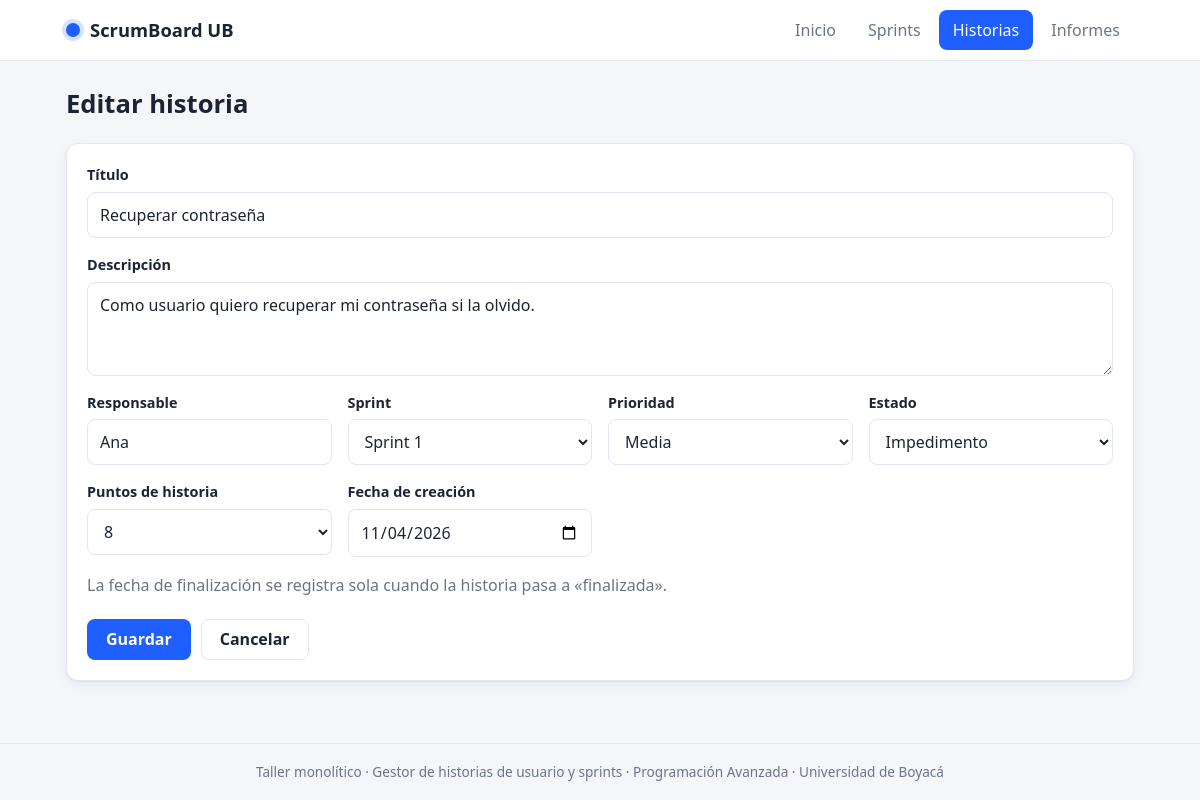
The page /index.php?c=historia&a=editar&id=3 on the database its author committed.
### tables this page shows
CREATE TABLE historias (
    id                 INT AUTO_INCREMENT PRIMARY KEY,
    titulo             VARCHAR(150) NOT NULL,
    descripcion        TEXT NOT NULL,
    responsable        VARCHAR(100) NOT NULL,
    prioridad          ENUM('alta','media','baja') NOT NULL DEFAULT 'media',
    estado             ENUM('nueva','activa','finalizada','impedimento') NOT NULL DEFAULT 'nueva',
    puntos             INT NOT NULL,
    fecha_creacion     DATE NOT NULL,
    fecha_finalizacion DATE NULL,
    sprint_id          INT NOT NULL,
    CONSTRAINT fk_historias_sprint FOREIGN KEY (sprint_id)
        REFERENCES sprints(id) ON DELETE CASCADE
);

CREATE TABLE sprints (
    id           INT AUTO_INCREMENT PRIMARY KEY,
    nombre       VARCHAR(100) NOT NULL,
    objetivo     VARCHAR(255) NOT NULL DEFAULT '',
    fecha_inicio DATE NOT NULL,
    fecha_fin    DATE NOT NULL
);

### core/Controller.php (called while the page is built, shortened)
<?php
abstract class Controller
{
    protected function render(string $vista, array $datos = []): void
    {
        extract($datos);
        $archivo = __DIR__ . '/../app/views/' . $vista . '.php';
        require __DIR__ . '/../app/views/layout/header.php';
        require $archivo;
        require __DIR__ . '/../app/views/layout/footer.php';
    }
}

### app/controllers/HistoriaController.php (called while the page is built, shortened)
<?php
class HistoriaController extends Controller
{
    private Historia $modelo;
    public function __construct()
    {
        $this->modelo = new Historia();
    }
    public function editar(): void
    {
        $h = $this->modelo->buscar((int)($_GET['id'] ?? 0));
        $this->formulario($h, [], 'actualizar', 'Editar historia');
    }
    private function formulario(array $historia, array $errores, string $accion, string $titulo): void
    {
        $this->render('historias/form', [
            'titulo'   => $titulo,
            'historia' => $historia,
            'errores'  => $errores,
            'accion'   => $accion,
            'sprints'  => (new Sprint())->todos(),
        ]);
    }
}

### index.php (called while the page is built, shortened)
<?php
spl_autoload_register(function (string $clase) {
    foreach (['core', 'app/models', 'app/controllers'] as $carpeta) {
        $archivo = __DIR__ . "/{$carpeta}/{$clase}.php";
        if (is_file($archivo)) {
            return;
        }
    }
});
function e($valor): string
{
    return htmlspecialchars((string)$valor, ENT_QUOTES, 'UTF-8');
}
$accion      = $_GET['a'] ?? 'index';
$obj   = new $clase();
try {
    $obj->$accion();
} catch (PDOException $ex) {
    http_response_code(500);
    echo '<h3>Error de base de datos</h3><p>Verifica que importaste database.sql y la configuración en config/config.php.</p>';
}

### core/Model.php (called while the page is built, shortened)
<?php
abstract class Model
{
    public function __construct()
    {
        $this->db = Database::get();
    }
}

### config/config.php (called while the page is built)
<?php
return [
    'db' => [
        'host'    => 'localhost',
        'name'    => 'gestor_historias',
        'user'    => 'root',
        'pass'    => '',
        'charset' => 'utf8mb4',
    ],
    'app' => [
        'nombre' => 'ScrumBoard UB',
    ],
];

### core/Database.php (called while the page is built)
<?php
class Database
{
    private static ?PDO $conexion = null;
    public static function get(): PDO
    {
        if (self::$conexion === null) {
            $cfg = require __DIR__ . '/../config/config.php';
            $db  = $cfg['db'];
            $dsn = "mysql:host={$db['host']};dbname={$db['name']};charset={$db['charset']}";
            self::$conexion = new PDO($dsn, $db['user'], $db['pass'], [
                PDO::ATTR_ERRMODE            => PDO::ERRMODE_EXCEPTION,
                PDO::ATTR_DEFAULT_FETCH_MODE => PDO::FETCH_ASSOC,
                PDO::ATTR_EMULATE_PREPARES   => false,
            ]);
        }
        return self::$conexion;
    }
}

### app/models/Historia.php (called while the page is built, shortened)
<?php
class Historia extends Model
{
    public function buscar(int $id): ?array
    {
        $st = $this->db->prepare(self::SELECT_BASE . ' WHERE h.id = ?');
        $st->execute([$id]);
        return $st->fetch() ?: null;
    }
}

### app/models/Sprint.php (called while the page is built, shortened)
<?php
class Sprint extends Model
{
    public function todos(): array
    {
        return $this->db->query('SELECT * FROM sprints ORDER BY fecha_inicio DESC')->fetchAll();
    }
}

### app/views/historias/form.php (the view, shortened to what this page needs)
<div class="page-head"><h1><?= e($titulo) ?></h1></div>
<form class="card form" method="post" action="index.php?c=historia&a=<?= e($accion) ?>" novalidate>
    <div class="grid">
        <div class="field field--wide">
            <label for="titulo">Título</label>
            <input class="input <?= isset($errores['titulo']) ? 'is-invalid' : '' ?>" id="titulo" name="titulo"
                   maxlength="150" value="<?= e($historia['titulo']) ?>" required>
        </div>
        <div class="field field--wide">
            <label for="descripcion">Descripción</label>
            <textarea class="input <?= isset($errores['descripcion']) ? 'is-invalid' : '' ?>" id="descripcion" name="descripcion" rows="3"
                      placeholder="Como [rol] quiero [acción] para [beneficio]" required><?= e($historia['descripcion']) ?></textarea>
        </div>
        <div class="field">
            <label for="responsable">Responsable</label>
            <input class="input <?= isset($errores['responsable']) ? 'is-invalid' : '' ?>" id="responsable" name="responsable"
                   value="<?= e($historia['responsable']) ?>" required>
        </div>
        <div class="field">
            <label for="sprint_id">Sprint</label>
            <select class="input <?= isset($errores['sprint_id']) ? 'is-invalid' : '' ?>" id="sprint_id" name="sprint_id" required>
                <?php foreach ($sprints as $s): ?>
                    <option value="<?= (int)$s['id'] ?>" <?= (string)$historia['sprint_id'] === (string)$s['id'] ? 'selected' : '' ?>><?= e($s['nombre']) ?></option>
                <?php endforeach; ?>
            </select>
        </div>
        <div class="field">
            <label for="prioridad">Prioridad</label>
            <select class="input" id="prioridad" name="prioridad">
                <?php foreach (Historia::PRIORIDADES as $p): ?>
                    <option value="<?= e($p) ?>" <?= $historia['prioridad'] === $p ? 'selected' : '' ?>><?= e(ucfirst($p)) ?></option>
                <?php endforeach; ?>
            </select>
        </div>
        <div class="field">
            <label for="estado">Estado</label>
            <select class="input" id="estado" name="estado">
                <?php foreach (Historia::ESTADOS as $s): ?>
                    <option value="<?= e($s) ?>" <?= $historia['estado'] === $s ? 'selected' : '' ?>><?= e(ucfirst($s)) ?></option>
                <?php endforeach; ?>
            </select>
        </div>
        <div class="field">
            <label for="puntos">Puntos de historia</label>
            <select class="input <?= isset($errores['puntos']) ? 'is-invalid' : '' ?>" id="puntos" name="puntos">
                <?php foreach (Historia::PUNTOS as $p): ?>
                    <option value="<?= $p ?>" <?= (int)$historia['puntos'] === $p ? 'selected' : '' ?>><?= $p ?></option>
                <?php endforeach; ?>
            </select>
        </div>
        <div class="field">
            <label for="fecha_creacion">Fecha de creación</label>
            <input class="input <?= isset($errores['fecha_creacion']) ? 'is-invalid' : '' ?>" id="fecha_creacion" name="fecha_creacion"
                   type="date" value="<?= e($historia['fecha_creacion']) ?>" required>
        </div>
    </div>
    <p class="muted">La fecha de finalización se registra sola cuando la historia pasa a «finalizada».</p>
    <div class="form__actions">
        <button class="btn btn--primary" type="submit">Guardar</button>
        <a class="btn btn--ghost" href="index.php?c=historia">Cancelar</a>
    </div>
</form>

### public/css/style.css (style rules this page uses)
:root { --bg: #f4f6fa; --surface: #ffffff; --text: #1c2433; --muted: #6b7587; --line: #e2e6ee; --primary: #1f5eff; --primary-dark: #1647c4; --danger: #d63b3b; --ok-bg: #e6f6ec; --ok-fg: #17673a; --err-bg: #fdeaea; --err-fg: #9b2121; --radius: 12px; --shadow: 0 1px 2px rgba(20, 30, 60, .06), 0 4px 14px rgba(20, 30, 60, .05); }
*, *::before, *::after { box-sizing: border-box; }
body { margin: 0; background: var(--bg); color: var(--text); font: 16px/1.5 system-ui, -apple-system, "Segoe UI", Roboto, sans-serif; min-height: 100vh; display: flex; flex-direction: column; }
a { color: var(--primary); text-decoration: none; }
h1 { font-size: 1.6rem; margin: 0; }
.page-head { display: flex; align-items: center; justify-content: space-between; gap: 12px; margin-bottom: 20px; flex-wrap: wrap; }
.card { background: var(--surface); border: 1px solid var(--line); border-radius: var(--radius); box-shadow: var(--shadow); padding: 20px; margin-bottom: 20px; }
.muted { color: var(--muted); }
.btn { display: inline-block; border: 1px solid transparent; border-radius: 8px; padding: 10px 18px; font: inherit; font-weight: 600; cursor: pointer; background: var(--primary); color: #fff; line-height: 1.2; }
.btn--primary { background: var(--primary); }
.btn--ghost { background: transparent; color: var(--text); border-color: var(--line); }
textarea.input { resize: vertical; font: inherit; }
.grid { display: grid; grid-template-columns: repeat(auto-fit, minmax(240px, 1fr)); gap: 16px; }
.field { display: flex; flex-direction: column; gap: 6px; }
.field--wide { grid-column: 1 / -1; }
.field label { font-weight: 600; font-size: .9rem; }
.input { width: 100%; padding: 10px 12px; border: 1px solid var(--line); border-radius: 8px; font: inherit; background: var(--surface); color: var(--text); }
.form__actions { display: flex; gap: 10px; margin-top: 22px; flex-wrap: wrap; }

### rows shown on the page
historias: titulo "Recuperar contraseña", descripcion "Como usuario quiero recuperar mi contraseña si la olvido.", responsable "Ana", sprint_id "Sprint 1", prioridad "Media", estado "Impedimento", puntos "8", fecha_creacion "11/04/2026"

### other values the page prints
$cfg['app']['nombre'] "ScrumBoard UB"
$texto "Inicio"
$texto "Sprints"
$texto "Historias"
$texto "Informes"
$titulo "Editar historia"
